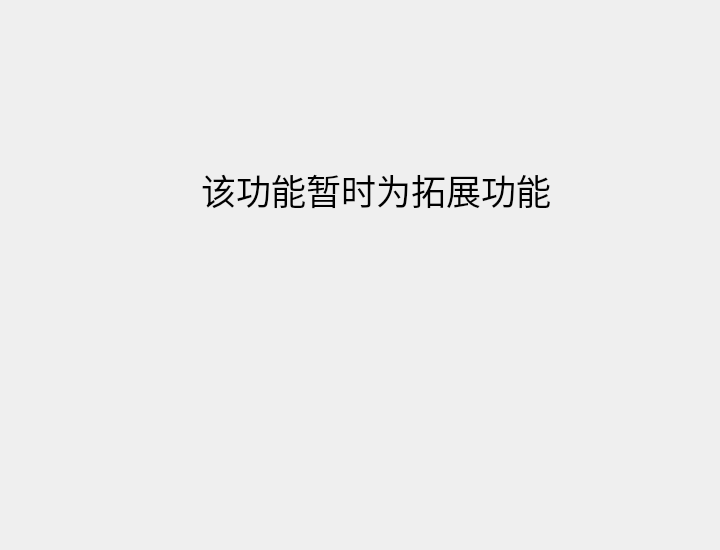
<?xml version="1.0" encoding="UTF-8"?>
<ui version="4.0">
 <class>superPage6</class>
 <widget class="QWidget" name="superPage6">
  <property name="geometry">
   <rect>
    <x>0</x>
    <y>0</y>
    <width>720</width>
    <height>550</height>
   </rect>
  </property>
  <property name="windowTitle">
   <string>Form</string>
  </property>
  <property name="styleSheet">
   <string notr="true"/>
  </property>
  <layout class="QVBoxLayout" name="verticalLayout">
   <item>
    <widget class="QWidget" name="widget" native="true">
     <property name="styleSheet">
      <string notr="true">background-image: url(:/image/ban.png);</string>
     </property>
     <widget class="QLabel" name="label">
      <property name="geometry">
       <rect>
        <x>190</x>
        <y>140</y>
        <width>350</width>
        <height>78</height>
       </rect>
      </property>
      <property name="font">
       <font>
        <family>华文仿宋</family>
        <pointsize>26</pointsize>
       </font>
      </property>
      <property name="text">
       <string>该功能暂时为拓展功能</string>
      </property>
     </widget>
    </widget>
   </item>
  </layout>
 </widget>
 <resources/>
 <connections/>
</ui>
